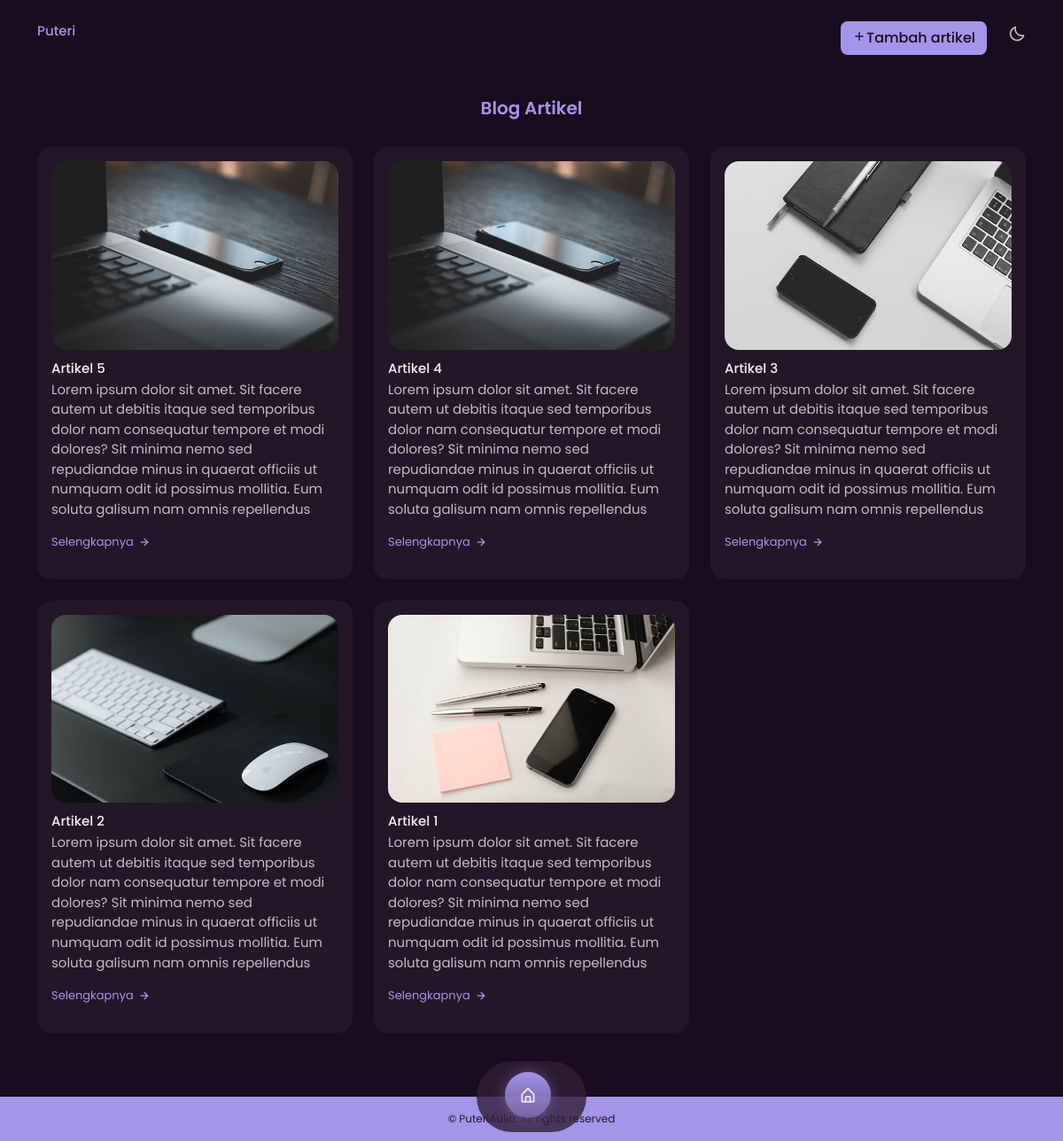
Screenshot of /artikel.php with the database file from the repository.
### tables this page shows
CREATE TABLE `artikel` (
  `artikel_id` int(3) NOT NULL,
  `artikel_gambar` varchar(255) NOT NULL,
  `artikel_judul` varchar(100) NOT NULL,
  `artikel_isi` text NOT NULL,
  `artikel_tanggal` date NOT NULL,
  `artikel_penulis` varchar(100) NOT NULL,
  `artikel_views` int(3) NOT NULL
);

### artikel.php (the view, shortened to what this page needs)
<?php
  include("config.php");
?>
<!doctype html>
<html lang="en">
  <head>
    <link href="https://cdn.jsdelivr.net/npm/bootstrap@5.0.2/dist/css/bootstrap.min.css" rel="stylesheet">
    <link rel="stylesheet" type="text/css" href="assets/css/style.css">
    <link href='https://unpkg.com/boxicons@2.1.2/css/boxicons.min.css' rel='stylesheet'>
  </head>
  <body>
    <header class="header" id="header">
      <nav class="container d-flex justify-content-between mt-4">
        <a href="index.php" class="nav__logo">Puteri</a>
        <div class="nav__menu position-fixed bottom-0 start-50 translate-middle-x">
          <ul class="nav__list">
            <li class="nav__item">
              <a href="index.php" class="nav__link active-link">
                <i class='bx bx-home-alt'></i>
              </a>
            </li>
          </ul>
        </div>
        <div>
          <a href="artikel_tambah.php" class="btn button-sm" style="margin-right: 20px;"><i class='bx bx-plus'></i>Tambah artikel</a>
          <i class='bx bx-moon change-theme' id="theme-button" ></i>
        </div>
      </nav>
    </header>
    <main class="main">
      <section class="article section mt-5" id="article">
        <div class="text-center">
          <h2 class="section__title">Blog Artikel</h2>
        </div>
        <div class="work__container container content">
          <div class="row row-cols-1 row-cols-md-3 g-4">
              <?php
                $queryArtikel = mysqli_query($dbconnect,"SELECT * FROM artikel ORDER BY artikel_id DESC");
                while ($dataArtikel = mysqli_fetch_array($queryArtikel)) {
              ?>
                <div class="col">
                  <div class="work__card mix web">
                    <img src="img_Artikel/<?= $dataArtikel['artikel_gambar'] ?>" class="work__img img-fluid">
                    <h3 class="work__title"><?= $dataArtikel['artikel_judul']; ?></h3>
                    <span class="skills__level"><?= substr($dataArtikel['artikel_isi'],0,300); ?></span>
                    <a href="artikel_detail.php?id=<?= $dataArtikel['artikel_id']; ?>" class="work__button mt-3">
                      Selengkapnya
                      <i class='bx bx-right-arrow-alt work__icon'></i>
                    </a>
                  </div>
                </div>
              <?php
                }
              ?>
          </div>
        </div>
      </section>
    </main>
    <footer class="footer">
      <div class="footer__container container">
        <span class="footer__copy p-3">
          &#169; PuteriAulia. All rights reserved
        </span>
      </div>
    </footer>
  </body>
</html>

### assets/css/style.css (style rules this page uses)
:root { --first-hue: 250; --sat: 66%; --lig: 75%; --second-hue: 291; --first-color: hsl(var(--first-hue), var(--sat), var(--lig)); --first-color-alt: hsl(var(--first-hue), var(--sat), 71%); --title-color: hsl(var(--second-hue), 15%, 95%); --text-color: hsl(var(--second-hue), 8%, 75%); --text-color-light: hsl(var(--second-hue), 4%, 55%); --body-color: hsl(var(--second-hue), 48%, 8%); --container-color: hsl(var(--second-hue), 32%, 12%); --body-font: 'Poppins', sans-serif; --biggest-font-size: 1.75rem; --h1-font-size: 1.5rem; --h2-font-size: 1.25rem; --h3-font-size: 1rem; --normal-font-size: .938rem; --small-font-size: .813rem; --smaller-font-size: .75rem; --tiny-font-size: .625rem; --font-medium: 500; --font-semibold: 600; --z-tooltip: 10; --z-fixed: 100; --z-model: 1000; }
html { scroll-behavior: smooth; }
body { background-color: var(--body-color); color: var(--text-color); transition: .4s; }
body, button, input, textarea { font-family: var(--body-font); font-size: var(--normal-font-size); }
h1,h2,h3 { color: var(--title-color); font-weight: var(--font-semibold); }
ul { list-style: none; }
a { text-decoration: none; }
.section__title, .section__subtitle { text-align: center; }
.section__title { font-size: var(--h2-font-size); color: var(--first-color); margin-bottom: 2rem; }
.header { background-color: var(--body-color); z-index: var(--z-index); transition: .4s; }
.nav__menu { background-color: hsla(var(--second-hue), 32%, 16%, .8); border-radius: 4rem; padding-top: 12px; padding-right: 40px; margin-bottom: 10px; transition: .4s; }
.nav__logo { color: var(--first-color); font-weight: var(--font-medium); transition: .4s; }
.nav__list { display: flex; justify-content: space-between; align-items: center; }
.nav__link { color: var(--text-color); font-size: 1.25rem; padding: 1rem; display: flex; border-radius: 5rem; }
.active-link { background: linear-gradient(180deg, hsla(var(--first-hue), var(--sat), var(--lig), 1), hsla(var(--first-hue), var(--sat), var(--lig), .5) ); box-shadow: 0 0 16px hsla(var(--first-hue), var(--sat), var(--lig), .4); color: var(--title-color); }
.button-sm { background-color: var(--first-color); color: var(--body-color); border-radius: .5rem; font-weight: var(--font-medium); transition: .4s; }
.skills__level { font-size: var(--tiny-font-size); }
.work__card { background-color: var(--container-color); padding: 1rem; border-radius: 1rem; }
.work__img { border-radius: 1rem; margin-bottom: .75rem; }
.work__title { font-size: var(--normal-font-size); font-weight: var(--font-medium); margin-bottom: .25rem; }
.work__button { widows: max-content; color: var(--first-color); font-size: var(--small-font-size); display: flex; align-items: center; column-gap: .25rem; }
.work__icon { font-size: 1rem; transition: .4s; }
.footer { background-color: var(--first-color); }
.footer__copy { display: block; margin-top: 4.5rem; }
.footer__copy { display: block; color: var(--container-color); text-align: center; font-size: var(--smaller-font-size); }
.change-theme { font-size: 1.25rem; cursor: pointer; transition: .3s; }

### rows the page displays
artikel: artikel_gambar (picture), artikel_judul "Artikel 5", artikel_isi "Lorem ipsum dolor sit amet. Sit facere autem ut debitis itaque sed temporibus dolor nam consequatur tempore et modi dolores? Sit minima nemo sed repudiandae minus in quaerat officiis ut numquam odit id possimus mollitia. Eum soluta galisum nam omnis repellendus"
artikel: artikel_gambar (picture), artikel_judul "Artikel 4", artikel_isi "Lorem ipsum dolor sit amet. Sit facere autem ut debitis itaque sed temporibus dolor nam consequatur tempore et modi dolores? Sit minima nemo sed repudiandae minus in quaerat officiis ut numquam odit id possimus mollitia. Eum soluta galisum nam omnis repellendus"
artikel: artikel_gambar (picture), artikel_judul "Artikel 3", artikel_isi "Lorem ipsum dolor sit amet. Sit facere autem ut debitis itaque sed temporibus dolor nam consequatur tempore et modi dolores? Sit minima nemo sed repudiandae minus in quaerat officiis ut numquam odit id possimus mollitia. Eum soluta galisum nam omnis repellendus"
artikel: artikel_gambar (picture), artikel_judul "Artikel 2", artikel_isi "Lorem ipsum dolor sit amet. Sit facere autem ut debitis itaque sed temporibus dolor nam consequatur tempore et modi dolores? Sit minima nemo sed repudiandae minus in quaerat officiis ut numquam odit id possimus mollitia. Eum soluta galisum nam omnis repellendus"
artikel: artikel_gambar (picture), artikel_judul "Artikel 1", artikel_isi "Lorem ipsum dolor sit amet. Sit facere autem ut debitis itaque sed temporibus dolor nam consequatur tempore et modi dolores? Sit minima nemo sed repudiandae minus in quaerat officiis ut numquam odit id possimus mollitia. Eum soluta galisum nam omnis repellendus"
